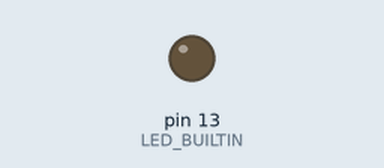
Recording of a sketch running on a simulated Arduino Uno, built with avr-gcc and run on an emulated ATmega328P. On the bench: output pins drawn as LEDs (lit = HIGH).

Above: at 0.65 s.
At 5.15 s:
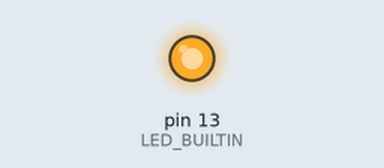
Timing chart, 0 to 7.8 s (numbered marks = the images above):
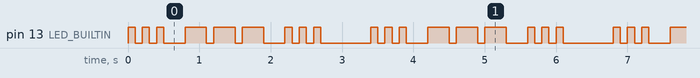

The sketch:

SOS.ino
```cpp
void setup() {
  // initialize digital pin LED_BUILTIN as an output.
  pinMode(LED_BUILTIN, OUTPUT);

}

// morse code dit dah definitions
// timing: https://morsecode.world/international/timing.html
// 12wpm = 100ms per unit
void dit() {
  digitalWrite(LED_BUILTIN, HIGH);   // turn the LED on (HIGH is the voltage level)
  delay(100);                        // wait for 100 milliseconds - 1 unit
  digitalWrite(LED_BUILTIN, LOW);    // turn the LED off by making the voltage LOW
  delay(100);                        // wait for 100 milliseconds - 1 unit
}

void dah() {
  digitalWrite(LED_BUILTIN, HIGH);   // turn the LED on (HIGH is the voltage level)
  delay(300);                        // wait for 300 milliseconds - 3 units
  digitalWrite(LED_BUILTIN, LOW);    // turn the LED off by making the voltage LOW
  delay(100);                        // wait for 100 milliseconds - 1 unit
}

// letter definitions
void letter_S() {
  dit();
  dit();
  dit();
  delay(200);          // add some delay between letters (ending in dit); 1+2 units
}

void letter_O() {
  dah();
  dah();
  dah();
  delay(200);          // add some delay between letters (ending in dah); 1+2 units
}

// SOS
void word_SOS() {
  letter_S();
  letter_O();
  letter_S();
  delay(400);          // add some delay between words; 3+4 units
}

void loop() {
  word_SOS();
}
```

Measured:
- by itself, pin 13 (LED_BUILTIN): repeats every 3.4 s: 2 × (LOW 0.10 s, HIGH 0.10 s), LOW 0.30 s, 2 × (HIGH 0.30 s, LOW 0.10 s), HIGH 0.30 s, LOW 0.30 s, 2 × (HIGH 0.10 s, LOW 0.10 s), HIGH 0.10 s, LOW 0.70 s, HIGH 0.10 s
- by itself, everything shown: repeats every 3.4 s, in 18 steps
